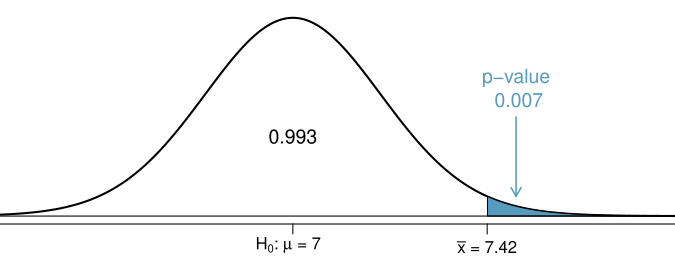

This chart was generated by the following R code:
library(openintro)
data(COL)

pdf('pValueOneSidedSleepStudy.pdf', 1.5*4.5, 1.2*2.2)

#===> plot <===#
par(las=1, mar=c(2,0,0.5,0), mgp=c(3,0.65,0))
X <- seq(-5,5,0.01)
Y <- dt(X, 50)
plot(X, Y, type='l', axes=FALSE, xlim=c(-3,4), col=COL[5], lwd=2)
axis(1, at=c(-5, 0, .37/.17, 5), label=expression(0, H[0]*': '*mu*' = 7  ', bar(x)*' = 7.42', 0), cex.axis=1)
these <- which(X*0.17 + 7 >= 7.37)
polygon(c(X[these[1]], X[these],X[rev(these)[1]]), c(0,Y[these],0), col=COL[1])
yMax <- max(Y)

text(0, yMax*.4, '0.993', cex=1.2)

arrows(2.5, yMax/2, 2.5, yMax/10, length=0.1, col=COL[1], lwd=1.5)
text(2.5, yMax/2, 'p-value\n 0.007', pos=3, cex=1.2, col=COL[1])

#arrows(1.3,0.28, 0.43, 0.28, length=0.07)
#text(-.88, 0.13, '  40%\n(0.40)', cex=0.8)

#lines(X, Y)
abline(h=0)


dev.off()
